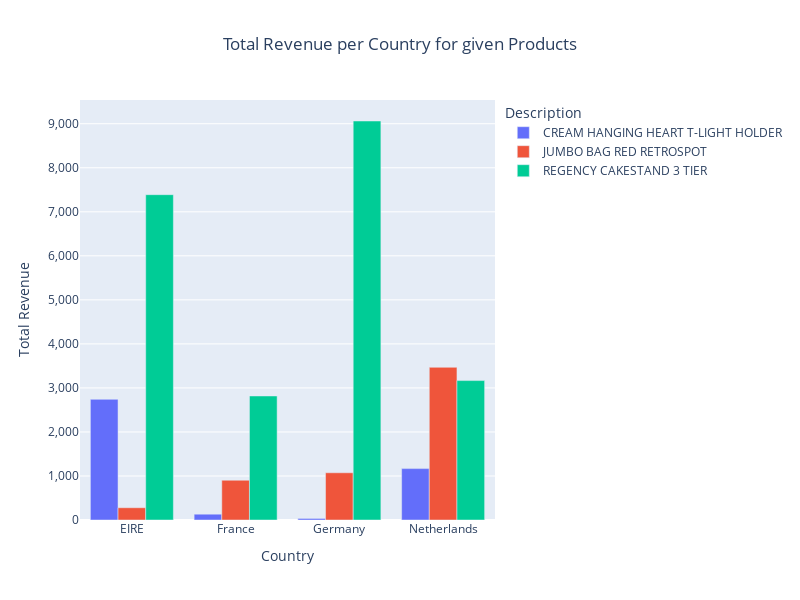

This figure's notebook cell:
### Code cell
fig = px.bar(data_frame = rvn_country,
            labels = {
                'value':'Total Revenue'
            },
            title = 'Total Revenue per Country for given Products',
            width=800,
            height=600,
            barmode='group')
fig.update_traces(hovertemplate=None)
fig.update_layout(hovermode="closest", yaxis=dict(tickformat=",.0f"), title_x=0.5)
fig.show()

### Figure 1 — Plotly figure (JSON) as saved in the notebook; plotly's stock layout.template omitted (floating-point values rounded to 4 significant figures)
{"data": [{"alignmentgroup": "True", "legendgroup": "CREAM HANGING HEART T-LIGHT HOLDER", "marker": {"color": "#636efa", "pattern": {"shape": ""}}, "name": "CREAM HANGING HEART T-LIGHT HOLDER", "offsetgroup": "CREAM HANGING HEART T-LIGHT HOLDER", "orientation": "v", "showlegend": true, "textposition": "auto", "type": "bar", "x": ["EIRE", "France", "Germany", "Netherlands"], "xaxis": "x", "y": [2741.0, 131.8, 35.4, 1167], "yaxis": "y"}, {"alignmentgroup": "True", "legendgroup": "JUMBO BAG RED RETROSPOT", "marker": {"color": "#EF553B", "pattern": {"shape": ""}}, "name": "JUMBO BAG RED RETROSPOT", "offsetgroup": "JUMBO BAG RED RETROSPOT", "orientation": "v", "showlegend": true, "textposition": "auto", "type": "bar", "x": ["EIRE", "France", "Germany", "Netherlands"], "xaxis": "x", "y": [278.7, 903.4, 1073.0, 3468], "yaxis": "y"}, {"alignmentgroup": "True", "legendgroup": "REGENCY CAKESTAND 3 TIER", "marker": {"color": "#00cc96", "pattern": {"shape": ""}}, "name": "REGENCY CAKESTAND 3 TIER", "offsetgroup": "REGENCY CAKESTAND 3 TIER", "orientation": "v", "showlegend": true, "textposition": "auto", "type": "bar", "x": ["EIRE", "France", "Germany", "Netherlands"], "xaxis": "x", "y": [7389.0, 2817.0, 9062.0, 3166.0], "yaxis": "y"}], "layout": {"barmode": "group", "height": 600, "hovermode": "closest", "legend": {"title": {"text": "Description"}, "tracegroupgap": 0}, "title": {"text": "Total Revenue per Country for given Products", "x": 0.5}, "width": 800, "xaxis": {"anchor": "y", "domain": [0, 1], "title": {"text": "Country"}}, "yaxis": {"anchor": "x", "domain": [0, 1], "tickformat": ",.0f", "title": {"text": "Total Revenue"}}}}
